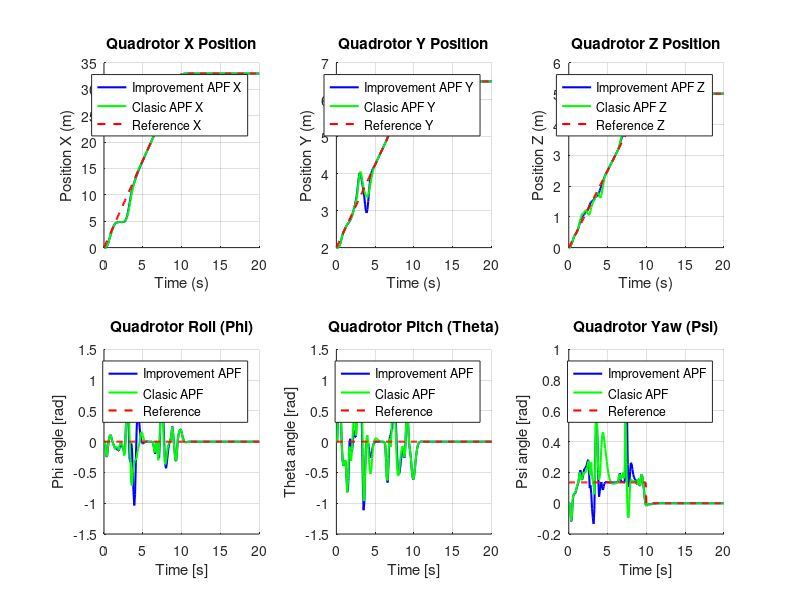
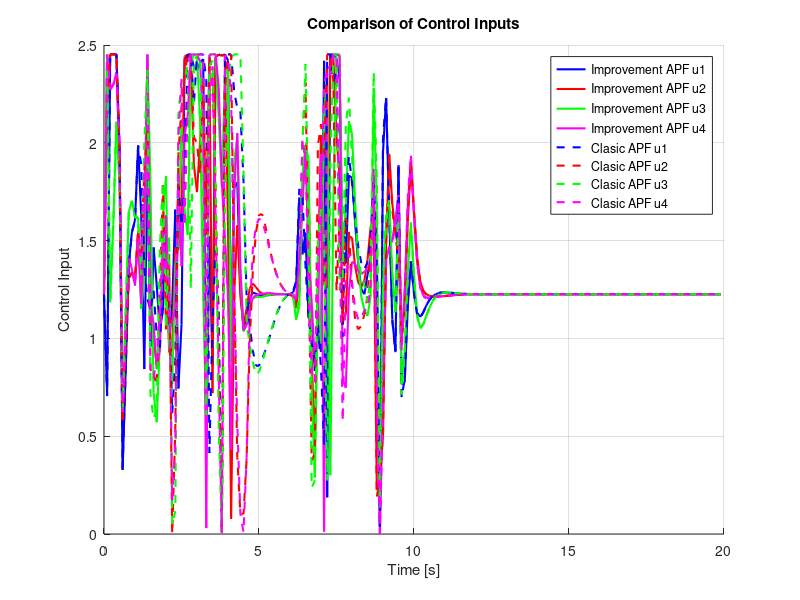
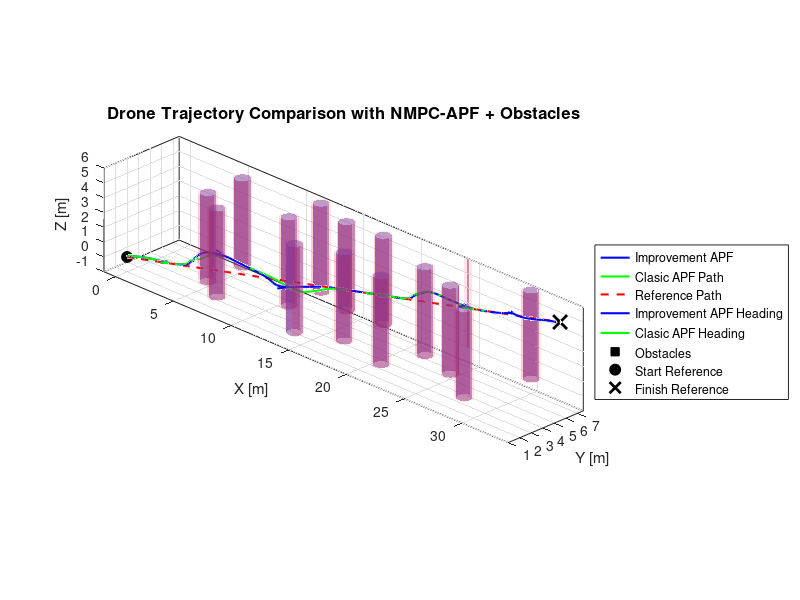
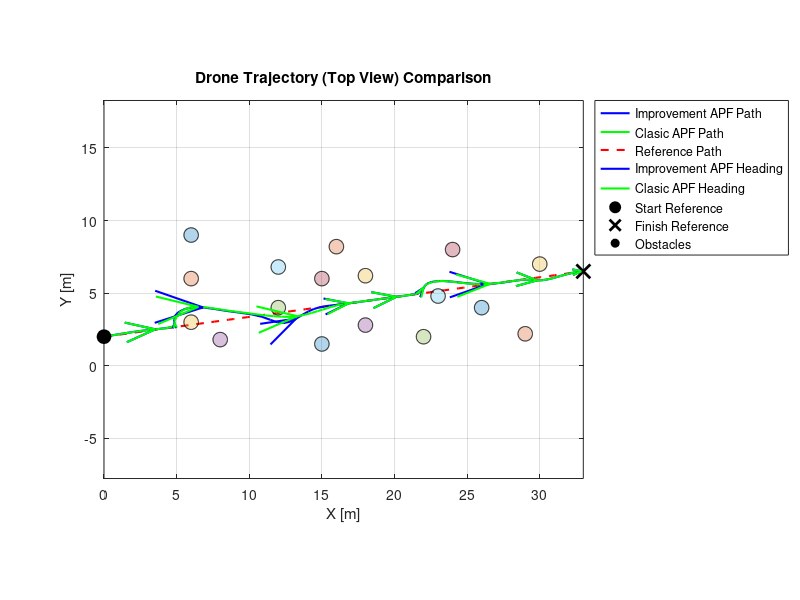

Reproduce these figures in MATLAB, in order. (Note: this script raises an error after producing the figures.)
trajectory = 1;

obs_radius_val = 0.5; % semua radius sama
z_pos = 1.0;          % tinggi referensi (anggap obstacle menempel ground, drone terbang di atas)

% posisi obstacle (manual supaya jaraknya tidak terlalu dekat)
if trajectory == 1
    num_obs = 17; 
    obs_center = [ 6  6  6  8   12   12   15   15   16   18   18   22  23   24  26  29   30 ;   % x
                   9  6  3  1.8  4   6.8   6   1.5  8.2  6.2  2.8  2   4.8  8   4   2.2  7.0 ;   % y
                   z_pos*ones(1,num_obs) ];       % z

    obs_radius = obs_radius_val * ones(1,num_obs);
else
    num_obs = 2.0; 
    obs_center = [ 3.25 6.5;   % x
                   2.5 1.5;   % y
                   z_pos*ones(1,num_obs) ];       % z

    obs_radius = obs_radius_val * ones(1,num_obs);
end

% Load hasil simulasi
load('sim_single.mat','results'); results_single = results;
load('sim_multi.mat','results');  results_multi  = results;

% --- Time vector untuk state (N_sim+1) ---
t_single = (0:size(results_single.history_x,2)-1)*results_single.dt;
t_multi  = (0:size(results_multi.history_x,2)-1)*results_multi.dt;
x_ref = results_single.history_x_ref(1,:);
y_ref = results_single.history_x_ref(2,:);
z_ref = results_single.history_x_ref(3,:);

% --- Time vector untuk kontrol (N_sim) ---
t_u_single = (0:size(results_single.history_u,2)-1) * results_single.dt;
t_u_multi  = (0:size(results_multi.history_u,2)-1) * results_multi.dt;

% Plot the states.
fig = figure(1); % Fokus pada figure 1
set(fig, 'Name', 'Quadrotor Trajectory Comparison', 'NumberTitle', 'off');
clf(fig);

% --- Plot Posisi X ---
subplot(2,3,1);
hold on;
plot(t_single, results_single.history_x(1,:), 'b-', 'LineWidth', 1.5);
plot(t_multi, results_multi.history_x(1,:), 'g-', 'LineWidth', 1.5);
plot(t_single, results_single.history_x_ref(1,:), 'r--', 'LineWidth', 1.5);
grid on;
xlabel('Time (s)');
ylabel('Position X (m)');
legend('Improvement APF X', 'Clasic APF X', 'Reference X', 'Location','best');
title('Quadrotor X Position');
hold off;

% --- Plot Posisi Y ---
subplot(2,3,2);
hold on;
plot(t_single, results_single.history_x(2,:), 'b-', 'LineWidth', 1.5);
plot(t_multi, results_multi.history_x(2,:), 'g-', 'LineWidth', 1.5);
plot(t_single, results_single.history_x_ref(2,:), 'r--', 'LineWidth', 1.5);
grid on;
xlabel('Time (s)');
ylabel('Position Y (m)');
legend('Improvement APF Y', 'Clasic APF Y', 'Reference Y', 'Location','best');
title('Quadrotor Y Position');
hold off;

% --- Plot Posisi Z ---
subplot(2,3,3);
hold on;
plot(t_single, results_single.history_x(3,:), 'b-', 'LineWidth', 1.5);
plot(t_multi, results_multi.history_x(3,:), 'g-', 'LineWidth', 1.5);
plot(t_single, results_single.history_x_ref(3,:), 'r--', 'LineWidth', 1.5);
grid on;
xlabel('Time (s)');
ylabel('Position Z (m)');
legend('Improvement APF Z', 'Clasic APF Z', 'Reference Z', 'Location','best');
title('Quadrotor Z Position');
hold off;

% --- Phi angle ---
subplot(2,3,4);
hold on;
plot(t_single, results_single.history_x(4,:), 'b-', 'LineWidth', 1.5);
plot(t_multi, results_multi.history_x(4,:), 'g-', 'LineWidth', 1.5);
plot(t_single, results_single.history_x_ref(4,:), 'r--', 'LineWidth', 1.5);
grid on;
xlabel('Time [s]');
ylabel('Phi angle [rad]');
legend('Improvement APF', 'Clasic APF', 'Reference', 'Location','best');
title('Quadrotor Roll (Phi)');
hold off;

% --- Theta angle ---
subplot(2,3,5);
hold on;
plot(t_single, results_single.history_x(5,:), 'b-', 'LineWidth', 1.5);
plot(t_multi, results_multi.history_x(5,:), 'g-', 'LineWidth', 1.5);
plot(t_single, results_single.history_x_ref(5,:), 'r--', 'LineWidth', 1.5);
grid on;
xlabel('Time [s]');
ylabel('Theta angle [rad]');
legend('Improvement APF', 'Clasic APF', 'Reference', 'Location','best');
title('Quadrotor Pitch (Theta)');
hold off;

% --- Psi angle ---
subplot(2,3,6);
hold on;
plot(t_single, results_single.history_x(6,:), 'b-', 'LineWidth', 1.5);
plot(t_multi, results_multi.history_x(6,:), 'g-', 'LineWidth', 1.5);
plot(t_single, results_single.history_x_ref(6,:), 'r--', 'LineWidth', 1.5);
grid on;
xlabel('Time [s]');
ylabel('Psi angle [rad]');
legend('Improvement APF', 'Clasic APF', 'Reference', 'Location','best');
title('Quadrotor Yaw (Psi)');
hold off;

% Buat figure baru untuk perbandingan
figure;
hold on;
grid on;

% Plot input kontrol dari metode Single-NMPC
plot(t_u_single, results_single.history_u(1,:), 'b-', 'LineWidth', 1.5);
plot(t_u_single, results_single.history_u(2,:), 'r-', 'LineWidth', 1.5);
plot(t_u_single, results_single.history_u(3,:), 'g-', 'LineWidth', 1.5);
plot(t_u_single, results_single.history_u(4,:), 'm-', 'LineWidth', 1.5);

% Plot input kontrol dari metode Multi-NMPC dengan gaya garis putus-putus
plot(t_u_multi, results_multi.history_u(1,:), 'b--', 'LineWidth', 1.5);
plot(t_u_multi, results_multi.history_u(2,:), 'r--', 'LineWidth', 1.5);
plot(t_u_multi, results_multi.history_u(3,:), 'g--', 'LineWidth', 1.5);
plot(t_u_multi, results_multi.history_u(4,:), 'm--', 'LineWidth', 1.5);

xlabel('Time [s]');
ylabel('Control Input');
title('Comparison of Control Inputs');

% Buat legenda
legend('Improvement APF u1', 'Improvement APF u2', 'Improvement APF u3', 'Improvement APF u4', ...
       'Clasic APF u1', 'Clasic APF u2', 'Clasic APF u3', 'Clasic APF u4', ...
       'Location', 'best');

hold off;

% Asumsi: 'results_single' dan 'results_multi' telah dimuat
% Asumsi: 'obs_center', 'obs_radius', 'trajectory' telah didefinisikan

x_ref_single = results_single.history_x_ref(1, :);
y_ref_single = results_single.history_x_ref(2, :);
z_ref_single = results_single.history_x_ref(3, :);

x_actual_single = results_single.history_x(1, :);
y_actual_single = results_single.history_x(2, :);
z_actual_single = results_single.history_x(3, :);

x_actual_multi = results_multi.history_x(1, :);
y_actual_multi = results_multi.history_x(2, :);
z_actual_multi = results_multi.history_x(3, :);

figure; hold on; grid on; box on;

%% --- Plot Lintasan Reference dan Aktual ---
% Plot lintasan referensi (sama untuk kedua metode)
h_ref = plot3(x_ref_single, y_ref_single, z_ref_single, 'r--', 'LineWidth', 1.5, 'DisplayName', 'Reference Path');

% Plot lintasan metode pertama (Single)
h_actual_single = plot3(x_actual_single, y_actual_single, z_actual_single, 'b-', 'LineWidth', 1.5, 'DisplayName', 'Improvement APF');

% Plot lintasan metode kedua (Multi)
h_actual_multi = plot3(x_actual_multi, y_actual_multi, z_actual_multi, 'g-', 'LineWidth', 1.5, 'DisplayName', 'Clasic APF Path');


%% --- Tandai Start & Finish ---
% Titik awal dan akhir untuk metode pertama
% h_start_act_single = plot3(x_actual_single(1), y_actual_single(1), z_actual_single(1), 'bo', 'MarkerFaceColor', 'b', 'MarkerSize', 8, 'DisplayName', 'Start');
% h_finish_act_single = plot3(x_actual_single(end), y_actual_single(end), z_actual_single(end), 'bx', 'LineWidth', 2, 'MarkerSize', 10, 'DisplayName', 'Finish');

% % Titik awal dan akhir untuk metode kedua
% h_start_act_multi = plot3(x_actual_multi(1), y_actual_multi(1), z_actual_multi(1), 'go', 'MarkerFaceColor', 'g', 'MarkerSize', 8, 'DisplayName', 'Start (Multi)');
% h_finish_act_multi = plot3(x_actual_multi(end), y_actual_multi(end), z_actual_multi(end), 'gx', 'LineWidth', 2, 'MarkerSize', 10, 'DisplayName', 'Finish (Multi)');

% Titik awal dan akhir referensi (hanya perlu satu)
h_start_ref = plot3(x_ref_single(1), y_ref_single(1), z_ref_single(1), 'ko', 'MarkerFaceColor', 'k', 'MarkerSize', 8, 'DisplayName', 'Start Reference');
h_finish_ref = plot3(x_ref_single(end), y_ref_single(end), z_ref_single(end), 'kx', 'LineWidth', 2, 'MarkerSize', 10, 'DisplayName', 'Finish Reference');

%% --- Drone Heading (quiver3) ---
% Panah untuk lintasan pertama
N_single = length(x_actual_single);
step_arrow_single = max(floor(N_single/20),1);
scale_arrow = 0.5;
for k = 1:step_arrow_single:N_single-1
    quiver3(x_actual_single(k), y_actual_single(k), z_actual_single(k), ...
            x_actual_single(k+1)-x_actual_single(k), ...
            y_actual_single(k+1)-y_actual_single(k), ...
            z_actual_single(k+1)-z_actual_single(k), ...
            scale_arrow, 'b', 'LineWidth', 1.5, 'MaxHeadSize', 2, 'HandleVisibility', 'off');
end

% Panah untuk lintasan kedua
N_multi = length(x_actual_multi);
step_arrow_multi = max(floor(N_multi/20),1);
for k = 1:step_arrow_multi:N_multi-1
    quiver3(x_actual_multi(k), y_actual_multi(k), z_actual_multi(k), ...
            x_actual_multi(k+1)-x_actual_multi(k), ...
            y_actual_multi(k+1)-y_actual_multi(k), ...
            z_actual_multi(k+1)-z_actual_multi(k), ...
            scale_arrow, 'g', 'LineWidth', 1.5, 'MaxHeadSize', 2, 'HandleVisibility', 'off');
end
h_arrow_single = plot3(nan, nan, nan, 'b-', 'LineWidth', 1.5, 'DisplayName', 'Improvement APF Heading');
h_arrow_multi = plot3(nan, nan, nan, 'g-', 'LineWidth', 1.5, 'DisplayName', 'Clasic APF Heading');

%% --- Plot Obstacles (Silinder Hijau Tua) ---
num_obs = size(obs_center,2);
if trajectory == 1
    obstacle_height = 8;
else
    obstacle_height = 2;%8;
end
safety_scale = 1.2; % safety margin

for j = 1:num_obs
    c = obs_center(:,j);
    r = obs_radius(j);

    [x_cyl, y_cyl, z_cyl] = cylinder(r,50);
    z_cyl = z_cyl * obstacle_height;
    x_cyl = x_cyl + c(1);
    y_cyl = y_cyl + c(2);

    surf(x_cyl, y_cyl, z_cyl, 'FaceAlpha', 0.5, 'FaceColor', [0.52 0.21 0.57], 'EdgeColor', 'none');

    [x_safe, y_safe, z_safe] = cylinder(r*safety_scale,50);
    z_safe = z_safe*obstacle_height;
    x_safe = x_safe + c(1);
    y_safe = y_safe + c(2);
    surf(x_safe, y_safe, z_safe, 'FaceAlpha', 0.1, 'FaceColor', 'r', 'EdgeColor', 'none', 'HandleVisibility', 'off');
end
h_obs = plot3(nan, nan, nan, 's', 'MarkerFaceColor', 'k', 'MarkerEdgeColor', 'k', 'DisplayName', 'Obstacles');


%% --- Axis, Labels, View ---
xlabel('X [m]'); ylabel('Y [m]'); zlabel('Z [m]');
title('Drone Trajectory Comparison with NMPC-APF + Obstacles', 'FontSize', 12);
view(45,25);

% Atur batas sumbu agar konsisten untuk kedua plot
all_x = [x_ref_single, x_actual_single, x_actual_multi];
all_y = [y_ref_single, y_actual_single, y_actual_multi];
all_z = [z_ref_single, z_actual_single, z_actual_multi];

xlim([min(all_x)-1, max(all_x)+1]);
ylim([min(all_y)-1, max(all_y)+1]);
zlim([min(all_z)-1, max(all_z)+1]);

axis equal; grid on;

%% --- Legend (informatif) ---
legend([h_actual_single, h_actual_multi, h_ref, h_arrow_single, h_arrow_multi, h_obs, h_start_ref, h_finish_ref], 'Location','bestoutside');


figure; hold on; grid on; box on;

%% --- Plot Lintasan Referensi dan Aktual ---
h_ref = plot(x_ref, y_ref, 'r--', 'LineWidth', 1.5, 'DisplayName', 'Reference Path'); % Jalur referensi
h_actual_single = plot(x_actual_single, y_actual_single, 'b-', 'LineWidth', 1.5, 'DisplayName', 'Improvement APF Path'); % Jalur Single-NMPC
h_actual_multi = plot(x_actual_multi, y_actual_multi, 'g-', 'LineWidth', 1.5, 'DisplayName', 'Clasic APF Path'); % Jalur Multi-NMPC

%% --- Obstacles (lingkaran 2D) ---
theta = linspace(0, 2*pi, 100);
colors = lines(size(obs_center, 2));
num_obs = size(obs_center, 2);
obs_radius = obs_radius_val * ones(1, num_obs);

for j = 1:num_obs
    x_circle = obs_center(1, j) + obs_radius(j) * cos(theta);
    y_circle = obs_center(2, j) + obs_radius(j) * sin(theta);
    fill(x_circle, y_circle, colors(j, :), 'FaceAlpha', 0.3, 'EdgeColor', 'k');
end
h_obs = plot(nan, nan, 'o', 'MarkerFaceColor', 'k', 'MarkerEdgeColor', 'k', 'DisplayName', 'Obstacles');

%% --- Tandai Start & Finish ---
h_start_ref = plot(x_ref(1), y_ref(1), 'ko', 'MarkerSize', 10, 'MarkerFaceColor', 'k', 'DisplayName', 'Start Reference');
h_finish_ref = plot(x_ref(end), y_ref(end), 'kx', 'MarkerSize', 10, 'LineWidth', 2, 'DisplayName', 'Finish Reference');
% 
% h_start_single = plot(x_actual_single(1), y_actual_single(1), 'bo', 'MarkerSize', 10, 'MarkerFaceColor', 'b', 'DisplayName', 'Start Improvement APF');
% h_finish_single = plot(x_actual_single(end), y_actual_single(end), 'bx', 'MarkerSize', 10, 'LineWidth', 2, 'DisplayName', 'Finish Improvement APF');

% h_start_multi = plot(x_actual_multi(1), y_actual_multi(1), 'go', 'MarkerSize', 10, 'MarkerFaceColor', 'g', 'DisplayName', 'Start Multi-NMPC');
% h_finish_multi = plot(x_actual_multi(end), y_actual_multi(end), 'gx', 'MarkerSize', 10, 'LineWidth', 2, 'DisplayName', 'Finish Multi-NMPC');

%% --- Drone Heading (quiver) ---
scale_arrow = 1;

% Quiver untuk metode single
N_single = length(x_actual_single);
step_arrow_single = max(floor(N_single / 20), 1);
for k = 1:step_arrow_single:N_single - 1
    quiver(x_actual_single(k), y_actual_single(k), ...
           x_actual_single(k+1) - x_actual_single(k), ...
           y_actual_single(k+1) - y_actual_single(k), ...
           scale_arrow, 'b', 'LineWidth', 1.5, 'MaxHeadSize', 3, 'HandleVisibility', 'off');
end

% Quiver untuk metode multi
N_multi = length(x_actual_multi);
step_arrow_multi = max(floor(N_multi / 20), 1);
for k = 1:step_arrow_multi:N_multi - 1
    quiver(x_actual_multi(k), y_actual_multi(k), ...
           x_actual_multi(k+1) - x_actual_multi(k), ...
           y_actual_multi(k+1) - y_actual_multi(k), ...
           scale_arrow, 'g', 'LineWidth', 1.5, 'MaxHeadSize', 3, 'HandleVisibility', 'off');
end
h_arrow_single = plot(nan, nan, 'b-', 'LineWidth', 1.5, 'DisplayName', 'Improvement APF Heading');
h_arrow_multi = plot(nan, nan, 'g-', 'LineWidth', 1.5, 'DisplayName', 'Clasic APF Heading');

%% --- Axis, Labels, Title ---
xlabel('X [m]');
ylabel('Y [m]');
title('Drone Trajectory (Top View) Comparison');
axis equal;
grid on;
box on;

%% --- Legend yang lebih informatif ---
legend([h_actual_single, h_actual_multi, h_ref, h_arrow_single, h_arrow_multi, h_start_ref, h_finish_ref, h_obs], 'Location', 'bestoutside');


% Asumsi: 'results_single', 'results_multi', 'obs_center', dan 'obs_radius' telah dimuat

%% --- Hitung metrik untuk Single-NMPC ---
N_actual_single = size(results_single.history_x, 2);
time_single = (0:N_actual_single-1) * results_single.dt;
d_min_log_single = zeros(1, N_actual_single);
for i = 1:N_actual_single
    p = results_single.history_x(1:3, i);
    d_all = vecnorm(p - obs_center, 2, 1) - obs_radius;
    d_min_log_single(i) = min(d_all);
end
v_act_norm_single = sqrt(sum(results_single.history_x(7:9, 1:N_actual_single).^2, 1));

%% --- Hitung metrik untuk Multi-NMPC ---
N_actual_multi = size(results_multi.history_x, 2);
time_multi = (0:N_actual_multi-1) * results_multi.dt;
d_min_log_multi = zeros(1, N_actual_multi);
for i = 1:N_actual_multi
    p = results_multi.history_x(1:3, i);
    d_all = vecnorm(p - obs_center, 2, 1) - obs_radius;
    d_min_log_multi(i) = min(d_all);
end
v_act_norm_multi = sqrt(sum(results_multi.history_x(7:9, 1:N_actual_multi).^2, 1));

%% --- Plot Perbandingan ---
figure('Name', 'Drone Distance & Speed Comparison', 'Color', 'w');
hold on; box on; grid on;

d_safe = 1.0; % Threshold aman [m]

% --- Plot Jarak Minimum (sumbu kiri) ---
yyaxis left
h_dist_single = plot(time_single, d_min_log_single, 'b-', 'LineWidth', 1.5);
h_dist_multi = plot(time_multi, d_min_log_multi, 'g--', 'LineWidth', 1.5);
ylabel('Minimum Distance to Obstacles [m]');

% Gabungkan data jarak untuk mendapatkan batas sumbu yang konsisten
all_dist = [d_min_log_single, d_min_log_multi];
ylim([0, max(all_dist) * 1.2]);
yline(d_safe, 'r-', 'LineWidth', 1.5, 'Label', 'Safe Distance', 'LabelHorizontalAlignment', 'right');

% --- Plot Kecepatan Total (sumbu kanan) ---
yyaxis right
h_speed_single = plot(time_single, v_act_norm_single, 'b:', 'LineWidth', 1.5);
h_speed_multi = plot(time_multi, v_act_norm_multi, 'g-.', 'LineWidth', 1.5);
ylabel('Drone Total Speed [m/s]');

% Gabungkan data kecepatan untuk mendapatkan batas sumbu yang konsisten
all_speed = [v_act_norm_single, v_act_norm_multi];
ylim([0, max(all_speed) * 1.2]);

% --- Labels & Title ---
xlabel('Time [s]');
title('Drone Minimum Distance to Obstacles and Total Speed','FontSize',12);

% --- Legend yang lebih informatif ---
legend([h_dist_single, h_dist_multi, h_speed_single, h_speed_multi], ...
       {'Distance (Improvement APF)', 'Distance (Clasic APF)', 'Speed (Improvement APF)', 'Speed (Clasic APF)'}, ...
       'Location', 'best');

set(gca, 'FontSize', 11);
grid on; box on;


%% --- Publikasi-ready Plotting Kecepatan Drone --- %%
% Asumsi: results_single dan results_multi telah dimuat
% dan memiliki history_x, history_x_ref, dan dt

% Dapatkan data dan waktu untuk kedua metode
t_single = (0:size(results_single.history_x, 2)-1) * results_single.dt;
t_multi = (0:size(results_multi.history_x, 2)-1) * results_multi.dt;

% Buat figure dengan ukuran yang disesuaikan
figure('Name','Drone Linear Velocity and Speed Comparison','Color','w', 'Position', [100 100 800 900]);

% Warna dan style
colors = {'b','r','g'};
style_ref = '--'; % Garis putus-putus untuk referensi
style_single = '-'; % Garis solid untuk Single-NMPC
style_multi = ':'; % Garis titik-titik untuk Multi-NMPC

%% --- VX, VY, VZ Subplots ---
components = {'v_x','v_y','v_z'};
for i = 1:3
    subplot(4,1,i);
    hold on;
    
    % Plot NMPC reference (sama untuk kedua metode)
    h_ref = plot(t_single, results_single.history_x_ref(6+i,:), [colors{i} style_ref], 'LineWidth', 1.5);
    
    % Plot Actual Single-NMPC
    h_single = plot(t_single, results_single.history_x(6+i,:), [colors{i} style_single], 'LineWidth', 1.5);
    
    % Plot Actual Multi-NMPC
    h_multi = plot(t_multi, results_multi.history_x(6+i,:), [colors{i} style_multi], 'LineWidth', 1.5);
    
    grid on; box on;
    xlabel('Time [s]');
    ylabel([components{i} ' [m/s]']);
    
    legend([h_ref, h_single, h_multi], 'NMPC reference', 'Actual (Improvement APF)', 'Actual (Clasic APF)', 'Location', 'best');
    title(['Quadrotor Linear Velocity in ', strrep(components{i},'_','-')]);
    hold off;
end

%% --- Total Speed Subplot ---
v_ref_norm = sqrt(sum(results_single.history_x_ref(7:9,:).^2,1));
v_single_norm = sqrt(sum(results_single.history_x(7:9,:).^2,1));
v_multi_norm = sqrt(sum(results_multi.history_x(7:9,:).^2,1));
 
subplot(4,1,4);
hold on;
plot(t_single, v_ref_norm, 'k--', 'LineWidth', 1.5);
plot(t_single, v_single_norm, 'b-', 'LineWidth', 1.5);
plot(t_multi, v_multi_norm, 'g:', 'LineWidth', 1.5);

grid on; box on;
xlabel('Time [s]');
ylabel('Speed [m/s]');
legend('NMPC reference speed', 'Actual speed (Improvement APF)', 'Actual speed (Clasic APF)', 'Location', 'best');
title('Comparison of Drone Total Linear Speed');
hold off;